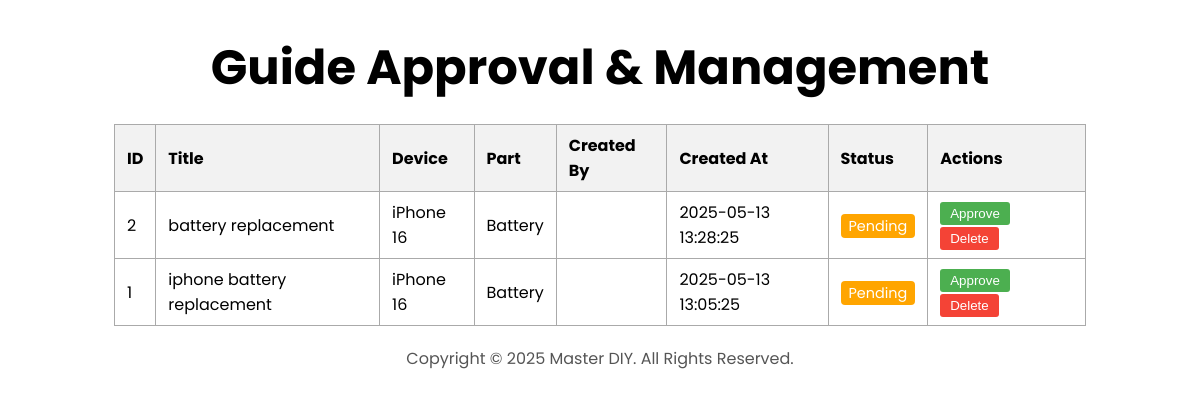
/admin.php (signed in), run on an earlier commit of the app's database.
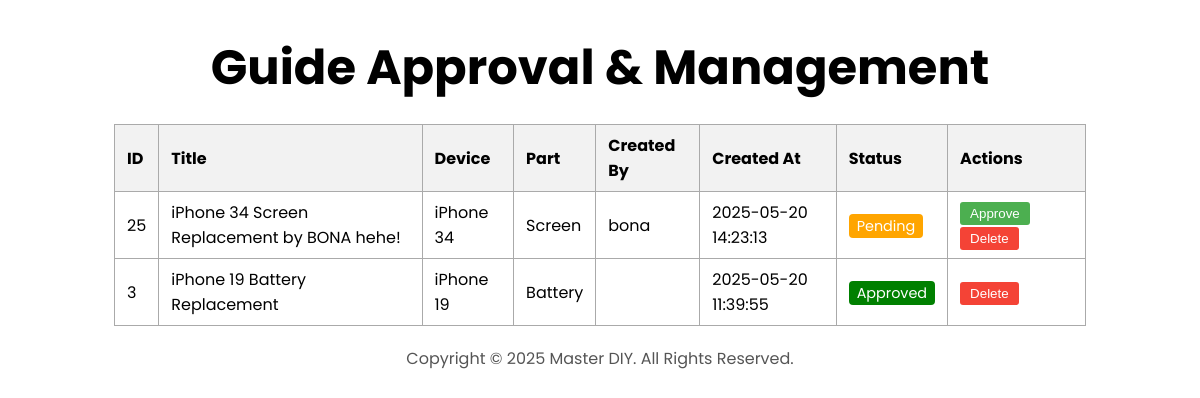
And on a later commit of the database.
### tables this page shows
CREATE TABLE `guides` (
  `id` int(11) NOT NULL,
  `created_by` varchar(255) NOT NULL,
  `guide_type` varchar(100) NOT NULL,
  `device` varchar(100) NOT NULL,
  `part` varchar(100) NOT NULL,
  `title` varchar(255) NOT NULL,
  `introduction` text NOT NULL,
  `difficulty_estimate` varchar(50) DEFAULT NULL,
  `tools` varchar(255) DEFAULT NULL,
  `conclusion` text DEFAULT NULL,
  `steps` longtext NOT NULL CHECK (json_valid(`steps`)),
  `step_type` longtext NOT NULL CHECK (json_valid(`step_type`)),
  `wisdom` longtext NOT NULL CHECK (json_valid(`wisdom`)),
  `created_at` timestamp NOT NULL DEFAULT current_timestamp(),
  `step_images` text DEFAULT NULL,
  `approval_status` varchar(20) NOT NULL DEFAULT 'pending'
);

### admin.php (the view, shortened to what this page needs)
<?php
$host = 'localhost';
$db = 'masterdiy';
$user = 'root';
$pass = '';
$conn = new mysqli($host, $user, $pass, $db);
$query = "SELECT id, title, device, part, created_by, created_at, approval_status FROM guides ORDER BY created_at DESC";
$result = $conn->query($query);
?>
<!DOCTYPE html>
<html lang="en">
<head>
    <link rel="stylesheet" href="css/style.css" />
    <link rel="stylesheet" href="css/mediaqueries.css" />
</head>
<body>
    <section id="admin-guides">
        <h1 class="title">Guide Approval & Management</h1>
        <table>
            <tr>
                <th>ID</th>
                <th>Title</th>
                <th>Device</th>
                <th>Part</th>
                <th>Created By</th>
                <th>Created At</th>
                <th>Status</th>
                <th>Actions</th>
            </tr>
            <?php if ($result && $result->num_rows > 0): ?>
                <?php while($row = $result->fetch_assoc()): ?>
                    <tr>
                        <td><?php echo htmlspecialchars($row['id']); ?></td>
                        <td><?php echo htmlspecialchars($row['title']); ?></td>
                        <td><?php echo htmlspecialchars($row['device']); ?></td>
                        <td><?php echo htmlspecialchars($row['part']); ?></td>
                        <td><?php echo htmlspecialchars($row['created_by']); ?></td>
                        <td><?php echo htmlspecialchars($row['created_at']); ?></td>
                        <td>
                            <?php
                                if ($row['approval_status'] === 'approved') {
                                    echo '<span class="approved-badge">Approved</span>';
                                } else {
                                    echo '<span class="pending-badge">Pending</span>';
                                }
                            ?>
                        </td>
                        <td>
                            <?php if ($row['approval_status'] !== 'approved'): ?>
                                <form method="post" style="display:inline;">
                                    <button type="submit" class="action-btn approve-btn">Approve</button>
                                </form>
                            <?php endif; ?>
                            <form method="post" style="display:inline;" onsubmit="return confirm('Are you sure you want to delete this guide?');">
                                <button type="submit" class="action-btn delete-btn">Delete</button>
                            </form>
                        </td>
                    </tr>
                <?php endwhile; ?>
            <?php else: ?>
                <tr><td colspan="8">No guides found.</td></tr>
            <?php endif; ?>
        </table>
    </section>
    <footer>
        <p>Copyright &#169; 2025 Master DIY. All Rights Reserved.</p>
    </footer>
</body>
</html>

### css/style.css (style rules this page uses)
* { margin: 0; padding: 0; }
body { font-family: "Poppins", sans-serif; }
html { scroll-behavior: smooth; }
p { color: rgb(85, 85, 85); }
section { padding-top: 4vh; height: 100vh; margin: 0 10rem; box-sizing: border-box; min-height: fit-content; }
.title { font-size: 3rem; text-align: center; }
footer { height: 26vh; margin: 0 1rem; }
footer p { text-align: center; }

### css/mediaqueries.css (style rules this page uses)
@media screen and (max-width: 1200px) { section, .section-container { height: fit-content; } }
@media screen and (max-width: 1200px) { section { margin: 0 5%; } }

### admin.php (style rules this page uses)
table { border-collapse: collapse; width: 90%; margin: 20px auto; }
th, td { border: 1px solid #aaa; padding: 8px 12px; text-align: left; }
th { background: #f2f2f2; }
.pending-badge { color: #fff; background: orange; padding: 2px 8px; border-radius: 4px; font-size: 0.9em; }
.approved-badge { color: #fff; background: green; padding: 2px 8px; border-radius: 4px; font-size: 0.9em; }
.action-btn { margin-right: 8px; padding: 4px 10px; border: none; border-radius: 3px; cursor: pointer; }
.approve-btn { background: #4CAF50; color: #fff; }
.delete-btn { background: #f44336; color: #fff; }

What changed in the data, as far as the page shows it:
removed guides: id "2", title "battery replacement", device "iPhone 16", part "Battery", created_at "2025-05-13 13:28:25", approval_status "Pending"
removed guides: id "1", title "iphone battery replacement", device "iPhone 16", part "Battery", created_at "2025-05-13 13:05:25", approval_status "Pending"
added guides: id "25", title "iPhone 34 Screen Replacement by BONA hehe!", device "iPhone 34", part "Screen", created_by "bona", created_at "2025-05-20 14:23:13", approval_status "Pending"
added guides: id "3", title "iPhone 19 Battery Replacement", device "iPhone 19", part "Battery", created_at "2025-05-20 11:39:55", approval_status "Approved"
